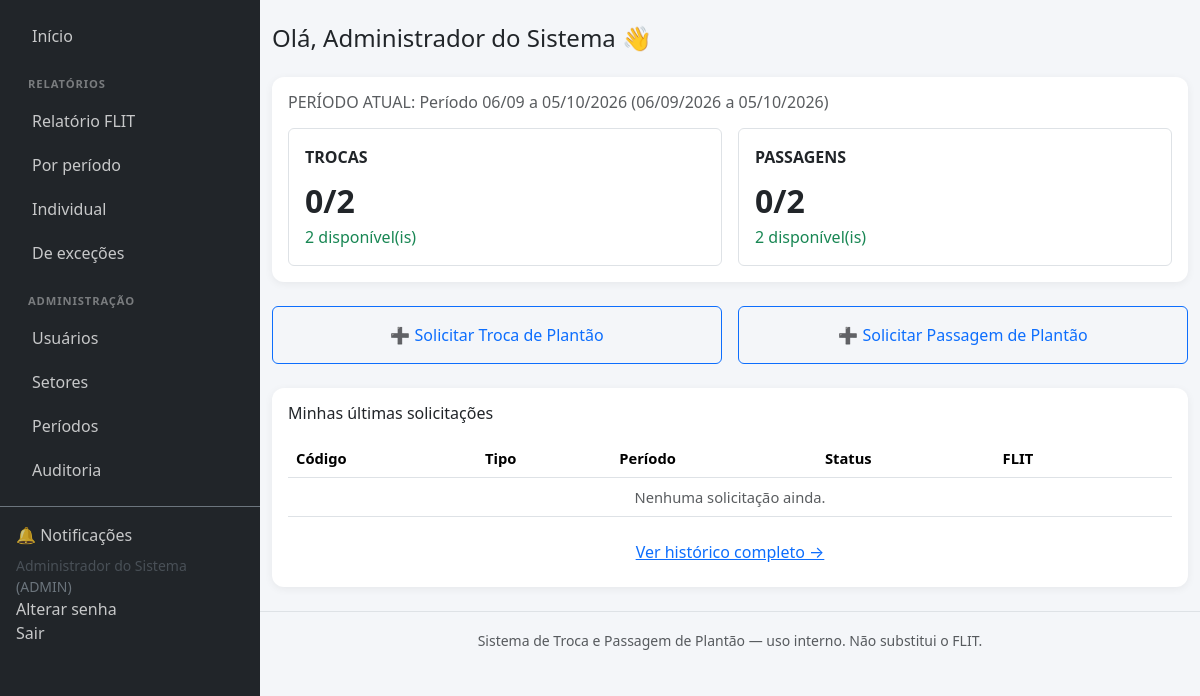
Screenshot of /public/dashboard_colaborador.php (signed in) with the database file from the repository.
### tables this page shows
CREATE TABLE periodos_controle (
    id INT AUTO_INCREMENT PRIMARY KEY,
    nome VARCHAR(100) NOT NULL,
    data_inicial DATE NOT NULL,
    data_final DATE NOT NULL,
    limite_trocas INT NOT NULL DEFAULT 2,
    limite_passagens INT NOT NULL DEFAULT 2,
    status ENUM('FUTURO','ATIVO','ENCERRADO','INATIVO') NOT NULL DEFAULT 'FUTURO',
    regra_troca_entre_periodos ENUM('PERMITIDA','PROIBIDA','SOMENTE_AUTORIZACAO') NOT NULL DEFAULT 'SOMENTE_AUTORIZACAO',
    observacao TEXT NULL,
    criado_por INT NULL,
    criado_em DATETIME NOT NULL DEFAULT CURRENT_TIMESTAMP,
    atualizado_em DATETIME NOT NULL DEFAULT CURRENT_TIMESTAMP ON UPDATE CURRENT_TIMESTAMP,
    CONSTRAINT fk_periodo_criador FOREIGN KEY (criado_por) REFERENCES usuarios(id),
    KEY idx_periodo_datas (data_inicial, data_final)
);

### app/Helpers/helpers.php (called while the page is built, shortened)
<?php
function h(?string $value): string
{
    return htmlspecialchars((string)($value ?? ''), ENT_QUOTES, 'UTF-8');
}
function url(string $path = ''): string
{
    $script = $_SERVER['SCRIPT_NAME'] ?? '';
    $base = str_replace('\\', '/', dirname($script));
    $base = rtrim($base, '/');
    return $base . '/' . ltrim($path, '/');
}
function formatarData(?string $data): string
{
    $ts = strtotime($data);
    return $ts ? date('d/m/Y', $ts) : '-';
}
function view(string $viewPath, array $dados = []): void
{
    $root = dirname(__DIR__, 2);
    extract($dados, EXTR_SKIP);
    $conteudoView = $root . '/views/' . $viewPath . '.php';
    require $root . '/views/partials/header.php';
    require $conteudoView;
    require $root . '/views/partials/footer.php';
}

### public/dashboard_colaborador.php (called while the page is built, shortened)
<?php
require_once __DIR__ . '/../app/Core/bootstrap.php';
$periodoRepo = new PeriodoRepository();
$periodo = $periodoRepo->periodoAtivo();
$limiteService = new LimiteService();
$resumo = $periodo ? $limiteService->resumoUsuarioPeriodo(Auth::id(), (int)$periodo['id']) : null;
view('dashboard/colaborador', compact('periodo', 'resumo', 'minhas', 'recebidas'));

### app/Core/Session.php (called while the page is built, shortened)
<?php
class Session
{
    public static function get(string $key, $default = null)
    {
        return $_SESSION[$key] ?? $default;
    }
}

### app/Core/Auth.php (called while the page is built, shortened)
<?php
class Auth
{
    public static function id(): ?int
    {
        return Session::get('usuario_id');
    }
    public static function nome(): ?string
    {
        return Session::get('usuario_nome');
    }
}

### app/Services/LimiteService.php (called while the page is built, shortened)
<?php
class LimiteService
{
    private PeriodoRepository $periodoRepo;
    private SolicitacaoRepository $solicitacaoRepo;
    private ExcecaoRepository $excecaoRepo;
    public function __construct()
    {
        $this->periodoRepo = new PeriodoRepository();
        $this->solicitacaoRepo = new SolicitacaoRepository();
        $this->excecaoRepo = new ExcecaoRepository();
    }
    public function calcular(int $usuarioId, string $tipo, int $periodoId, ?int $ignorarSolicitacaoId = null): array
    {
        $periodo = $this->periodoRepo->buscarPorId($periodoId);
        $limitePadrao = $tipo === self::TROCA ? (int)$periodo['limite_trocas'] : (int)$periodo['limite_passagens'];
        $extraAutorizado = $this->excecaoRepo->totalExtraAutorizado($usuarioId, $tipo, $periodoId);
        $limiteEfetivo = $limitePadrao + $extraAutorizado;
        $utilizadas = $this->solicitacaoRepo->contarAtivasPorUsuarioTipoPeriodo($usuarioId, $tipo, $periodoId, $ignorarSolicitacaoId);
        $disponivel = max(0, $limiteEfetivo - $utilizadas);
        return [
            'periodo_id'       => $periodoId,
            'tipo'             => $tipo,
            'limite_padrao'    => $limitePadrao,
            'extra_autorizado' => $extraAutorizado,
            'limite_efetivo'   => $limiteEfetivo,
            'utilizadas'       => $utilizadas,
            'disponivel'       => $disponivel,
            'atingiu_limite'   => $utilizadas >= $limiteEfetivo,
            'em_excecao'       => $utilizadas > $limitePadrao,
        ];
    }
    public function resumoUsuarioPeriodo(int $usuarioId, int $periodoId): array
    {
        return [
            'troca' => $this->calcular($usuarioId, self::TROCA, $periodoId),
            'passagem' => $this->calcular($usuarioId, self::PASSAGEM, $periodoId),
        ];
    }
}

### app/Core/Database.php (called while the page is built, shortened)
<?php
class Database
{
    private static ?PDO $instance = null;
    public static function connection(): PDO
    {
        if (self::$instance === null) {
            $config = require __DIR__ . '/../../config/database.php';
            $dsn = sprintf(
                'mysql:host=%s;port=%s;dbname=%s;charset=%s',
                $config['host'],
                $config['port'],
                $config['database'],
                $config['charset']
            );
            try {
                self::$instance = new PDO($dsn, $config['username'], $config['password'], [
                    PDO::ATTR_ERRMODE            => PDO::ERRMODE_EXCEPTION,
                    PDO::ATTR_DEFAULT_FETCH_MODE => PDO::FETCH_ASSOC,
                    PDO::ATTR_EMULATE_PREPARES   => false,
                ]);
            } catch (PDOException $e) {
                error_log('Erro de conexão com o banco: ' . $e->getMessage());
                http_response_code(500);
                die('Não foi possível conectar ao banco de dados. Verifique config/database.php.');
            }
        }
        return self::$instance;
    }
}

### app/Repositories/PeriodoRepository.php (called while the page is built, shortened)
<?php
class PeriodoRepository
{
    private PDO $db;
    public function __construct()
    {
        $this->db = Database::connection();
    }
    public function buscarPorId(int $id): ?array
    {
        $stmt = $this->db->prepare("SELECT * FROM periodos_controle WHERE id = :id");
        $stmt->execute(['id' => $id]);
        $row = $stmt->fetch();
        return $row ?: null;
    }
    public function periodoAtivo(): ?array
    {
        $stmt = $this->db->query("SELECT * FROM periodos_controle WHERE status = 'ATIVO' ORDER BY data_inicial DESC LIMIT 1");
        $row = $stmt->fetch();
        return $row ?: null;
    }
}

### app/Core/bootstrap.php (called while the page is built, shortened)
<?php
$root = dirname(__DIR__, 2);
spl_autoload_register(function (string $class) use ($root) {
    $prefix = 'App\\';
    $relative = substr($class, strlen($prefix));
    $file = $root . '/app/' . str_replace('\\', '/', $relative) . '.php';
});
require_once __DIR__ . '/../Helpers/helpers.php';

### config/database.php (called while the page is built)
<?php
return [
    'host'      => getenv('DB_HOST') ?: '127.0.0.1',
    'port'      => getenv('DB_PORT') ?: '3306',
    'database'  => getenv('DB_NAME') ?: 'troca_plantao',
    'username'  => getenv('DB_USER') ?: 'root',
    'password'  => getenv('DB_PASS') ?: '',
    'charset'   => 'utf8mb4',
];

### app/Repositories/ExcecaoRepository.php (called while the page is built, shortened)
<?php
class ExcecaoRepository
{
    private PDO $db;
    public function __construct()
    {
        $this->db = Database::connection();
    }
    public function totalExtraAutorizado(int $usuarioId, string $tipo, int $periodoId): int
    {
        $sql = "SELECT COALESCE(SUM(quantidade_extra),0) FROM excecoes_limite
                WHERE usuario_id = :u AND tipo = :t AND periodo_id = :p AND status = 'AUTORIZADA'";
        $stmt = $this->db->prepare($sql);
        $stmt->execute(['u' => $usuarioId, 't' => $tipo, 'p' => $periodoId]);
        return (int)$stmt->fetchColumn();
    }
}

### app/Repositories/SolicitacaoRepository.php (called while the page is built, shortened)
<?php
class SolicitacaoRepository
{
    private PDO $db;
    public function __construct()
    {
        $this->db = Database::connection();
    }
    public function contarAtivasPorUsuarioTipoPeriodo(int $usuarioId, string $tipo, int $periodoId, ?int $ignorarId = null): int
    {
        $placeholders = implode(',', array_fill(0, count(StatusSolicitacao::CONTAM_LIMITE), '?'));
        $sql = "SELECT COUNT(*) FROM solicitacoes
                WHERE solicitante_id = ? AND tipo = ? AND periodo_id = ?
                AND status IN ($placeholders)";
        $params = array_merge([$usuarioId, $tipo, $periodoId], StatusSolicitacao::CONTAM_LIMITE);
        $stmt = $this->db->prepare($sql);
        $stmt->execute($params);
        return (int)$stmt->fetchColumn();
    }
}

### views/dashboard/colaborador.php (the view, shortened to what this page needs)
<h4 class="mb-4">Olá, <?= h(\App\Core\Auth::nome()) ?> 👋</h4>
<?php if (!$periodo): ?>
  <div class="alert alert-warning">Nenhum período de controle ativo no momento. Procure o RH/Administrador.</div>
<?php else: ?>
  <div class="card card-dashboard p-3 mb-4">
    <h6 class="text-muted mb-3">PERÍODO ATUAL: <?= h($periodo['nome']) ?> (<?= formatarData($periodo['data_inicial']) ?> a <?= formatarData($periodo['data_final']) ?>)</h6>
    <div class="row g-3">
      <?php foreach (['troca' => 'TROCAS', 'passagem' => 'PASSAGENS'] as $chave => $titulo): $r = $resumo[$chave]; ?>
        <div class="col-md-6">
          <div class="border rounded p-3 h-100">
            <div class="d-flex justify-content-between align-items-center">
              <strong><?= $titulo ?></strong>
            </div>
            <div class="valor mt-2"><?= $r['utilizadas'] ?>/<?= $r['limite_padrao'] ?><?= $r['extra_autorizado'] > 0 ? ' <small class="text-muted">(efetivo '.$r['limite_efetivo'].')</small>' : '' ?></div>
            <?php if ($r['disponivel'] > 0): ?>
              <div class="text-success"><?= $r['disponivel'] ?> disponível(is)</div>
            <?php else: ?>
              <div class="text-danger">Limite atingido</div>
            <?php endif; ?>
          </div>
        </div>
      <?php endforeach; ?>
    </div>
  </div>
  <div class="row g-3 mb-4">
    <div class="col-md-6">
      <a href="<?= url('trocas_nova.php') ?>" class="btn btn-outline-primary w-100 py-3">➕ Solicitar Troca de Plantão</a>
    </div>
    <div class="col-md-6">
      <a href="<?= url('passagens_nova.php') ?>" class="btn btn-outline-primary w-100 py-3">➕ Solicitar Passagem de Plantão</a>
    </div>
  </div>
<?php endif; ?>
<div class="card card-dashboard p-3">
  <h6 class="mb-3">Minhas últimas solicitações</h6>
  <div class="table-responsive">
  <table class="table tabela-compacta">
    <thead><tr><th>Código</th><th>Tipo</th><th>Período</th><th>Status</th><th>FLIT</th><th></th></tr></thead>
    <tbody>
      <?php if (empty($minhas)): ?>
        <tr><td colspan="6" class="text-center text-muted">Nenhuma solicitação ainda.</td></tr>
      <?php endif; ?>
    </tbody>
  </table>
  </div>
  <a href="<?= url('minhas_solicitacoes.php') ?>" class="btn btn-link">Ver histórico completo →</a>
</div>

### public/assets/css/estilo.css (style rules this page uses)
body { background-color: #f4f6f9; }
.card-dashboard { border: none; border-radius: 12px; box-shadow: 0 2px 8px rgba(0,0,0,.06); }
.card-dashboard .valor { font-size: 2rem; font-weight: 700; }
.tabela-compacta td, .tabela-compacta th { vertical-align: middle; font-size: .92rem; }

### rows the page displays
periodos_controle: nome "Período 06/09 a 05/10/2026", data_inicial "06/09/2026", data_final "05/10/2026"

### other values shown
Auth::nome() "Administrador do Sistema"
Auth::perfil() "ADMIN"
$titulo "TROCAS"
$r['utilizadas'] "0"
$r['limite_padrao'] "2"
$r['disponivel'] "2"
$titulo "PASSAGENS"
